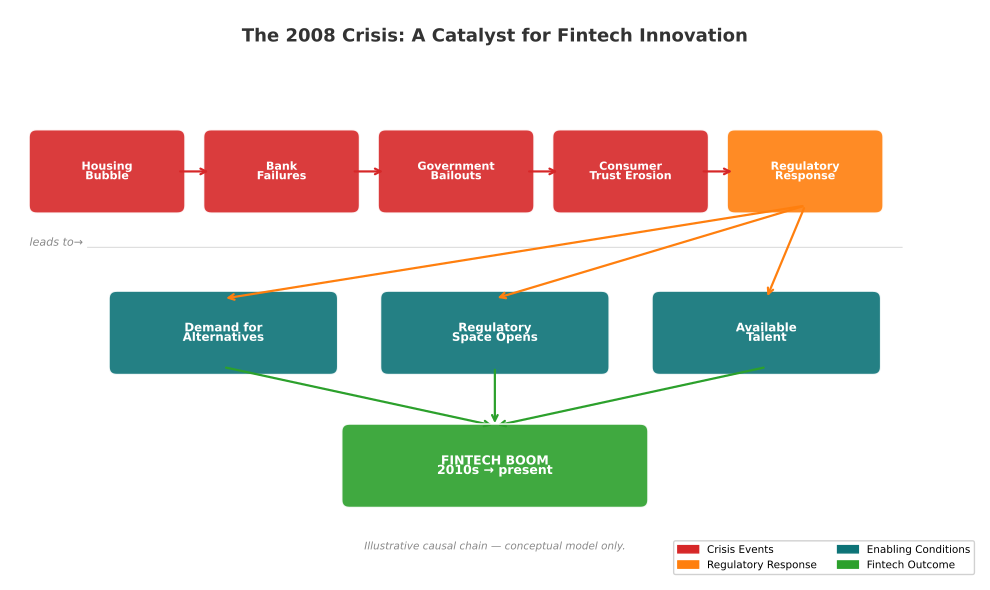

Recreate this plot in Python.
"""
Figure 05: Great Recession as Catalyst
Sequential causal chain flowchart, left-to-right with colored boxes and arrows.
"""

import sys
import os
sys.path.insert(0, os.path.join(os.path.dirname(__file__), '..', '..', '_shared'))

import matplotlib
matplotlib.use('Agg')
import matplotlib.pyplot as plt
import matplotlib.patches as mpatches
from matplotlib.patches import FancyBboxPatch, FancyArrowPatch

try:
    from chart_styles import V4_COLORS, save_chart
except ImportError:
    V4_COLORS = {
        'MLPURPLE': '#9467BD', 'MLBLUE': '#1F77B4', 'MLRED': '#D62728',
        'MLORANGE': '#FF7F0E', 'MLGREEN': '#2CA02C', 'MLGRAY': '#7F7F7F',
        'MLTEAL': '#0D7377', 'MLCYAN': '#14BDEB', 'MLYELLOW': '#BCBD22',
        'MLPINK': '#E377C2', 'MLBROWN': '#8C564B',
    }
    def save_chart(fig, filename='chart.pdf', dpi=300):
        fig.tight_layout()
        fig.savefig(filename, format='pdf', bbox_inches='tight', dpi=dpi, facecolor='white')
        plt.close(fig)
        print(f'Saved: {filename}')

CHART_METADATA = {
    'title': 'Great Recession Catalyst Chain',
    'type': 'flowchart',
    'section': 'CASE',
    'lecture_number': 1,
}

def draw_box(ax, x, y, w, h, color, text, fontsize=8.5, text_color='white', alpha=0.90):
    box = FancyBboxPatch((x - w / 2, y - h / 2), w, h,
                          boxstyle='round,pad=0.08', facecolor=color,
                          edgecolor='white', linewidth=1.2, alpha=alpha, zorder=3)
    ax.add_patch(box)
    lines = text.split('\n')
    for li, line in enumerate(lines):
        offset = (len(lines) - 1) / 2 * 0.10 - li * 0.10
        ax.text(x, y + offset, line, ha='center', va='center',
                fontsize=fontsize, color=text_color, fontweight='bold', zorder=4)

def draw_arrow(ax, x1, y1, x2, y2, color='#888888'):
    ax.annotate('', xy=(x2, y2), xytext=(x1, y1),
                arrowprops=dict(arrowstyle='->', color=color, lw=1.6,
                                connectionstyle='arc3,rad=0.0'))

fig, ax = plt.subplots(figsize=(10, 6))
ax.set_xlim(0, 10)
ax.set_ylim(0, 6)
ax.axis('off')

# Title
ax.text(5, 5.72, 'The 2008 Crisis: A Catalyst for Fintech Innovation',
        fontsize=13, fontweight='bold', ha='center', va='center', color='#333333')

# --- Row 1: Crisis chain (red) ---
crisis_y = 4.3
crisis_boxes = [
    (1.0, 'Housing\nBubble'),
    (2.8, 'Bank\nFailures'),
    (4.6, 'Government\nBailouts'),
    (6.4, 'Consumer\nTrust Erosion'),
    (8.2, 'Regulatory\nResponse'),
]
box_w, box_h = 1.45, 0.72
for x, label in crisis_boxes:
    color = V4_COLORS['MLORANGE'] if 'Regulatory' in label else V4_COLORS['MLRED']
    draw_box(ax, x, crisis_y, box_w, box_h, color, label, fontsize=8)

# Arrows between crisis boxes
for i in range(len(crisis_boxes) - 1):
    x1 = crisis_boxes[i][0] + box_w / 2
    x2 = crisis_boxes[i + 1][0] - box_w / 2
    draw_arrow(ax, x1, crisis_y, x2, crisis_y, color=V4_COLORS['MLRED'])

# Divider label
ax.text(0.2, 3.55, 'leads to\u2192', fontsize=8, color='#888888', va='center', style='italic')
ax.axhline(y=3.5, color='#DDDDDD', linewidth=0.8, xmin=0.08, xmax=0.92)

# --- Row 2: Three parallel outcomes (green) ---
outcome_y = 2.6
outcomes = [
    (2.2, 'Demand for\nAlternatives'),
    (5.0, 'Regulatory\nSpace Opens'),
    (7.8, 'Available\nTalent'),
]
for x, label in outcomes:
    draw_box(ax, x, outcome_y, 2.2, 0.72, V4_COLORS['MLTEAL'], label, fontsize=8.5)
    # Vertical arrow from Regulatory Response box
    draw_arrow(ax, 8.2, crisis_y - box_h / 2, x, outcome_y + box_h / 2,
               color=V4_COLORS['MLORANGE'])

# Arrow from each outcome to Fintech Boom
for x, _ in outcomes:
    draw_arrow(ax, x, outcome_y - box_h / 2, 5.0, 1.62, color=V4_COLORS['MLGREEN'])

# --- Fintech Boom box (bottom center) ---
draw_box(ax, 5.0, 1.2, 3.0, 0.72, V4_COLORS['MLGREEN'],
         'FINTECH BOOM\n2010s \u2192 present', fontsize=9)

# Caption
ax.text(5.0, 0.35, 'Illustrative causal chain \u2014 conceptual model only.',
        fontsize=7.5, ha='center', va='center', color='#888888', style='italic')

# Legend patches
legend_items = [
    mpatches.Patch(color=V4_COLORS['MLRED'], label='Crisis Events'),
    mpatches.Patch(color=V4_COLORS['MLORANGE'], label='Regulatory Response'),
    mpatches.Patch(color=V4_COLORS['MLTEAL'], label='Enabling Conditions'),
    mpatches.Patch(color=V4_COLORS['MLGREEN'], label='Fintech Outcome'),
]
ax.legend(handles=legend_items, loc='lower right', fontsize=7.5, framealpha=0.9,
          ncol=2)

output_path = os.path.join(os.path.dirname(__file__), 'chart.pdf')
save_chart(fig, output_path)
